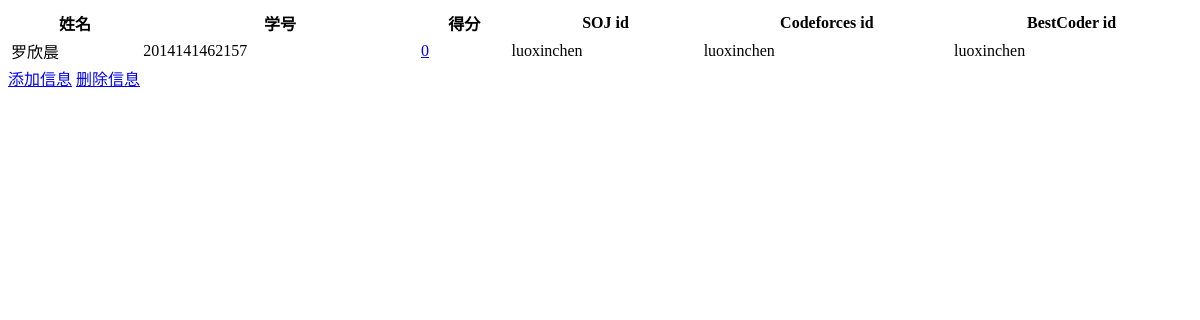
Before: / with the older database file.
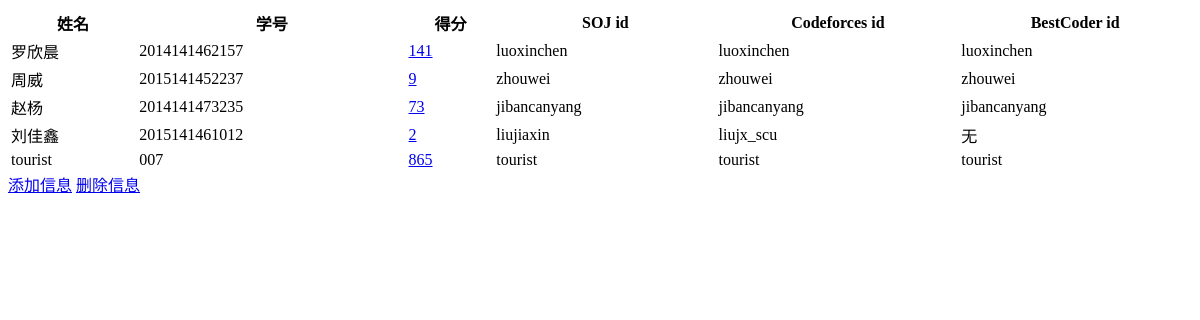
After: the same page with the newer database file.
### collect_id/models.py (models this page shows, shortened)
class Info(models.Model):
    name = models.CharField(max_length=200, null=False)
    stu_id = models.CharField(unique=True, max_length=200, primary_key=True)
    cf_id = models.CharField(max_length=200, null=True)
    bc_id = models.CharField(max_length=200, null=True)
    soj_id = models.CharField(max_length=200, null=True)
    cf_rating = models.IntegerField(default=0)
    bc_rating = models.IntegerField(default=0)
    cf_score = models.IntegerField(default=0)
    bc_score = models.IntegerField(default=0)
    score = models.IntegerField(default=0)

### collect_id/views.py (the view)
# urls.py: url(r'^$', views.index, name='index'),
def index(request):
    users = list(Info.objects.all())
    return render(request, 'index.html', {'users':users})

### collect_id/templates/index.html (shortened to what this page needs)
<!DOCTYPE html>
<html lang="en">
<head>
</head>
<body>
<div>
<table style="width:100%">
    <thead>
    <tr>
        <th>姓名</th>
        <th>学号</th>
        <th>得分</th>
        <th>SOJ id</th>
        <th>Codeforces id</th>
        <th>BestCoder id</th>
    </tr>
    </thead>
    <tbody>
        {% for usr in users %}
            <tr>
                <td>{{ usr.name }}</td>
                <td>{{ usr.stu_id }}</td>
                <td><a href="score_detail/?stu_id={{ usr.stu_id}}">{{ usr.score }}</a></td>
                <td>{{ usr.soj_id }}</td>
                <td>{{ usr.cf_id }}</td>
                <td>{{ usr.bc_id }}</td>
            </tr>
        {% endfor %}
    </tbody>
</table>
</div>
<div>
    <a href="../add_info">添加信息</a>
    <a href="../delete_info">删除信息</a>
</div>
</body>
</html>

Changed rows visible on the page:
changed Info "罗欣晨": score "0" → "141"
added Info: name "周威", stu_id "2015141452237", score "9", soj_id "zhouwei", cf_id "zhouwei", bc_id "zhouwei"
added Info: name "赵杨", stu_id "2014141473235", score "73", soj_id "jibancanyang", cf_id "jibancanyang", bc_id "jibancanyang"
added Info: name "刘佳鑫", stu_id "2015141461012", score "2", soj_id "liujiaxin", cf_id "liujx_scu", bc_id "无"
added Info: name "tourist", stu_id "007", score "865", soj_id "tourist", cf_id "tourist", bc_id "tourist"
